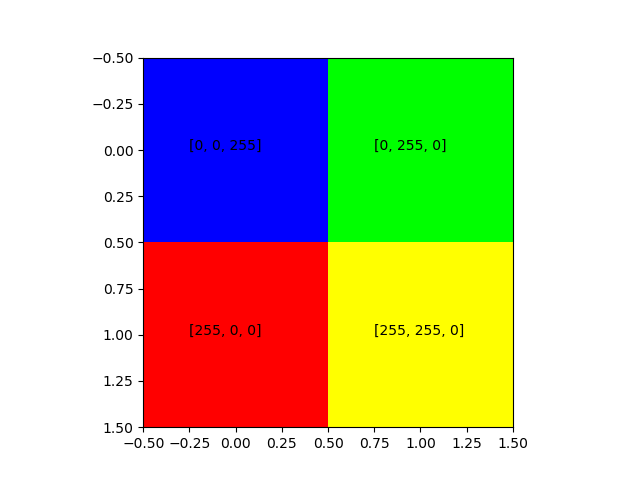
#> input picture ML/foo.png, 640 x 480 px, found by its file name
$ python ML1.py
#> lines starting #> are read from the running program, lines starting #| are printed output that depends on the picture
"""."""
# import numpy as np
import matplotlib.pyplot as plt
import cv2
from sklearn.cluster import KMeans
from collections import Counter
import numpy as np

from typing import cast, List, overload, Tuple  # Sequence  # , Union  # , Any, NewType, TypeVar
# from typing_extensions import Final
from .mytypes import colorType, imageType


@overload
def rgb2hex(rgb: Tuple[int, int, int], use_opacity: bool = True) -> str:
    pass


@overload
def rgb2hex(rgb: Tuple[int, int, int, int], use_opacity: bool = True) -> str:
    pass


@overload
def rgb2hex(rgb: List[int], use_opacity: bool = True) -> str:
    pass


def rgb2hex(rgb: colorType, use_opacity: bool = True) -> str:
    """convert RGB(A) color as list or tuple to hex"""
    if len(rgb) == 3:
        hex = "#{:02x}{:02x}{:02x}".format(int(rgb[0]), int(rgb[1]), int(rgb[2]))
    elif len(rgb) == 4:
        rgb4: Tuple[int, int, int, int] = cast(Tuple[int, int, int, int], rgb)
        if use_opacity is False:
            hex = "#{:02x}{:02x}{:02x}".format(int(rgb[0]), int(rgb[1]), int(rgb[2]))
        else:
            hex = "#{:02x}{:02x}{:02x}{:02x}".format(int(rgb4[0]), int(rgb4[1]), int(rgb4[2]), int(rgb4[3]))
    else:
        if 3 < len(rgb) > 4:
            raise ValueError("""not a valid RGB(A) value""")
    return hex


def plot_image_info(path: str, k: int = 6) -> None:
    # load image
#> called with path = '.\\\\foo.png', k = 5
    img_bgr: imageType = cv2.imread(path)
#> img_bgr is the input picture: shape (480, 640, 3); mean B, G, R 167.4, 195.8, 195.9
    img_rgb: imageType = cv2.cvtColor(img_bgr, cv2.COLOR_BGR2RGB)

    # resize image to speed up processing time
    resized_img_rgb: imageType = cv2.resize(img_rgb, (64, 64), interpolation=cv2.INTER_AREA)
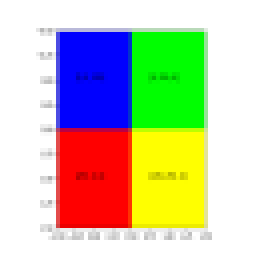
#> resized_img_rgb: shape (64, 64, 3) (shown 4 times larger); mean R, G, B 195.9, 195.8, 167.4

    # reshape the image to be a list of pixels
    img_list: np.ndarray[np.ndarray[int]] = cast(np.ndarray, resized_img_rgb.reshape((resized_img_rgb.shape[0] * resized_img_rgb.shape[1], 3)))
    # print(img_list[0][0])
    # cluster the pixels and assign labels
    clt = KMeans(n_clusters=k)
    labels: List[int] = clt.fit_predict(img_list)
#> labels = 4096 values, max 4 at index 545, min 0 at index 0, mean 1.1
    # print(labels)
    # count labels to find most popular
    label_counts = Counter(labels)
#> label_counts = {0: 2283, 2: 456, 4: 432, 3: 475, 1: 450}
    # total_count = sum(label_counts.values())

    # subset out most popular centroid
    center_colors: List[np._ArrayLike[float]] = list(clt.cluster_centers_)
    # print(center_colors)
    ordered_colors: List[np._ArrayLike[float]] = [(center_colors[i]) for i in label_counts.keys()]
#> ordered_colors = [[249.8, 250.8, 249.2], [3.88, 6.56, 249.4], [0, 253.5, 0], [248.7, 6.52, 6.48], [249.7, 252.5, 0]]
    # print(ordered_colors)
    plot_colors: List[np._ArrayLike[float]] = [x / 255 for x in ordered_colors]
#> plot_colors = [[0.979, 0.984, 0.977], [0.0152, 0.0257, 0.978], [0, 0.994, 0], [0.975, 0.0256, 0.0254], [0.979, 0.99, 0]]
    color_labels: List[str] = [rgb2hex([int(x) for x in ordered_colors[i]]) for i in label_counts.keys()]
#> color_labels = ['#f9faf9', '#00fd00', '#f9fc00', '#f80606', '#0306f9']
    # print(color_labels)
    # print(label_counts.values())
    # print(color_labels)

    # plots
    plt.figure(figsize=(14, 8))
    plt.subplot(221)
    plt.imshow(img_rgb)
    plt.axis('off')

    plt.subplot(222)
    plt.pie(label_counts.values(),
            labels=color_labels,
            colors=plot_colors,
            startangle=90,
            wedgeprops={'edgecolor': 'black', 'linewidth': 1, 'linestyle': '-', 'antialiased': True}
            )
    plt.axis('equal')
    plt.show()
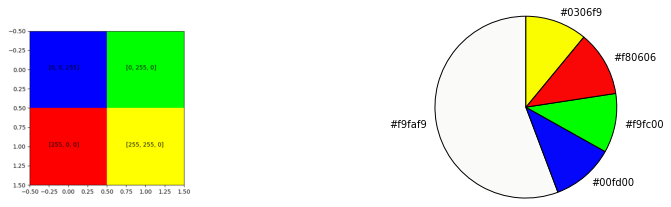
#> figure drawn by matplotlib, 2 panels


plot_image_info(R".\\foo.png", k=5)
